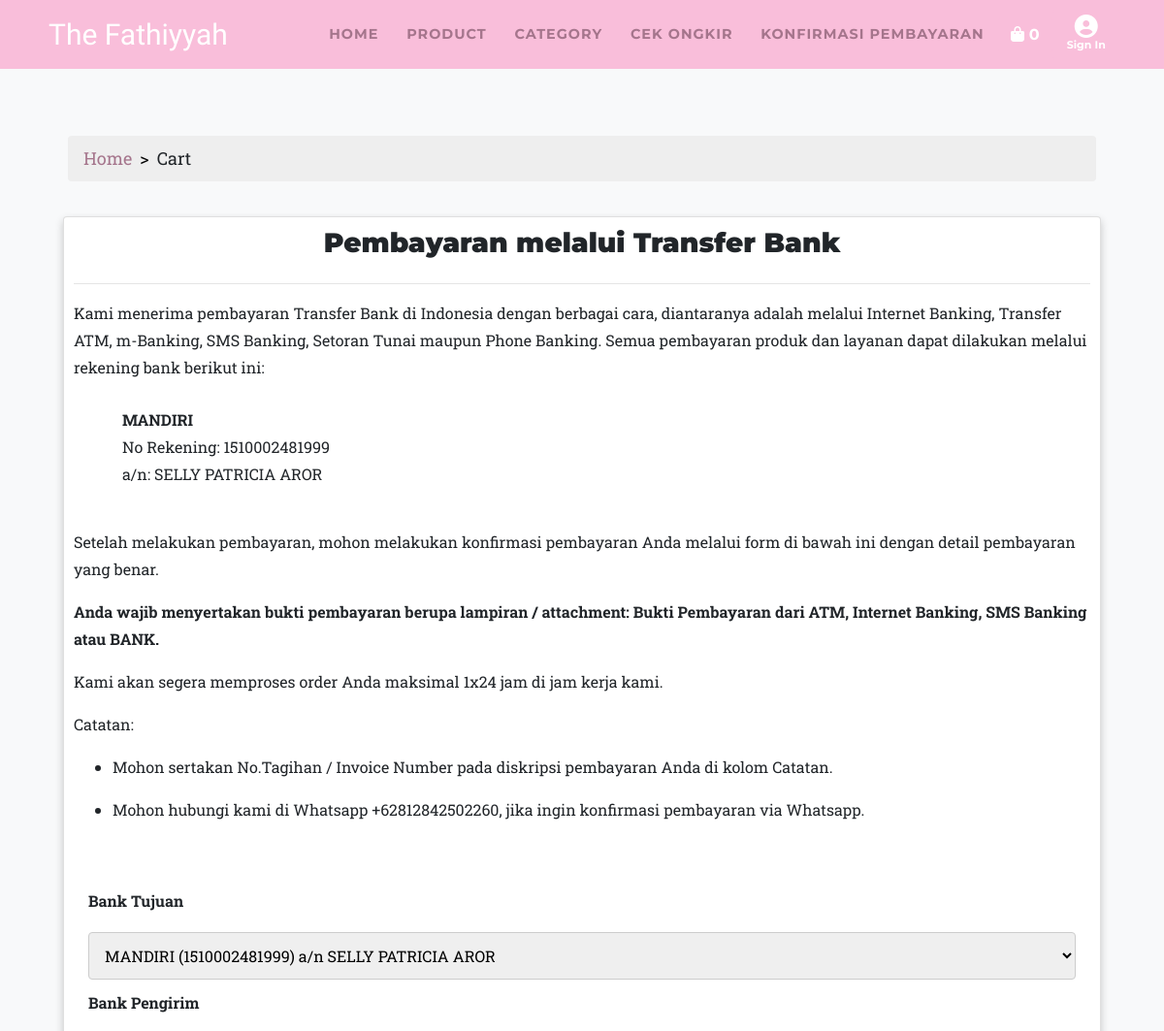
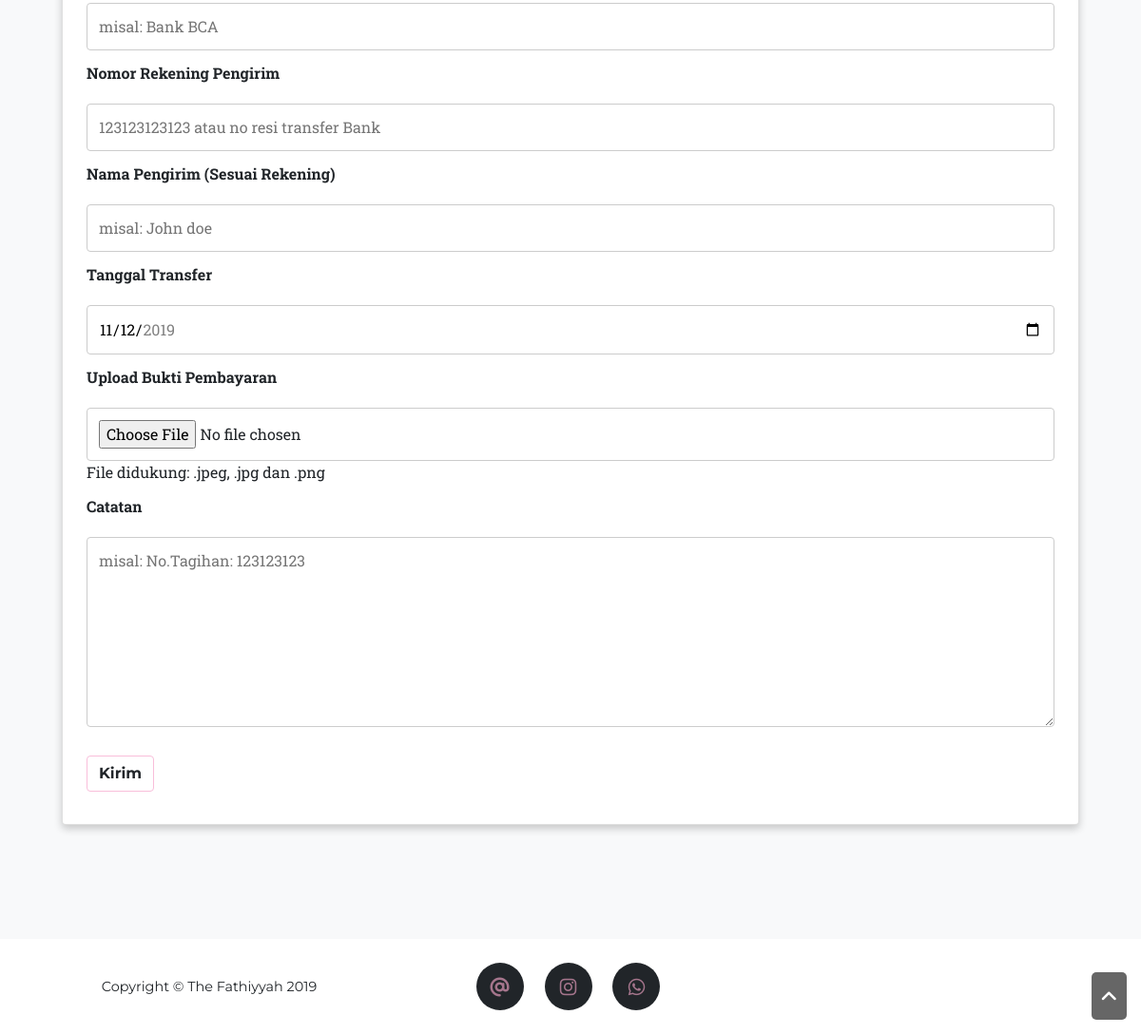
/shop/payment.php, run on the app's committed database (2 pictures, top to bottom).
### tables this page shows
CREATE TABLE `bank_transfer` (
  `id` int(10) NOT NULL,
  `nama_bank` varchar(100) NOT NULL,
  `no_rek` varchar(100) NOT NULL,
  `nama_pemilik` varchar(100) NOT NULL
);

CREATE TABLE `setting` (
  `id` int(225) NOT NULL,
  `judul_website` varchar(225) NOT NULL,
  `url` varchar(225) NOT NULL,
  `icon` varchar(225) NOT NULL,
  `deskripsi` text NOT NULL,
  `alamat` text NOT NULL,
  `email` varchar(225) NOT NULL,
  `ig` varchar(225) NOT NULL,
  `wa` varchar(225) NOT NULL
);

### admin/config.php (called while the page is built, shortened)
 <?php
$servername = "localhost";
$username = "root";
$password = "";
$database = "fathiyyah";
$mysqli = new mysqli($servername, $username, $password, $database);
$query = mysqli_query($mysqli,"SELECT * FROM setting ");
$set = mysqli_fetch_array($query);
function metaheader()
{
    global $mysqli;
    $home = $mysqli->query("SELECT * FROM setting");
}
?>

### shop/payment.php (the view, shortened to what this page needs)
<?php
include '../admin/config.php';
include '../website/header.php';
?>
<section class="bg-light page-section" id="category">
	<div class="container">
		<div class="row" style="padding: 20px">
			<div class="col-md-12 text-center" style="padding: 20px">
				<ul class="breadcrumb">
					<li><a href="<?php echo $set["url"]; ?>">Home</a></li>
					<li class="active">Cart</li>
				</ul>
			</div>
			<div class="col-md-12">
				<div class="card">
					<h3 class="text-center"><b>Pembayaran melalui Transfer Bank</b></h3>
					<hr>
					<p>Kami menerima pembayaran Transfer Bank di Indonesia dengan berbagai cara,
						diantaranya adalah melalui Internet Banking, Transfer ATM, m-Banking, SMS Banking,
						Setoran Tunai maupun Phone Banking.
						Semua pembayaran produk dan layanan dapat dilakukan melalui rekening bank berikut ini:</p>
					<ul style="list-style: none;">
						<?php
						$query = $mysqli->query("SELECT * FROM bank_transfer");
						while ($data = $query->fetch_array()) {
							$bank = $data['nama_bank'];
							$no_rek = $data['no_rek'];
							$pemilik = $data['nama_pemilik'];
							echo '
							<li style="padding:10px">
								<p>
									<b>'.$bank.'</b>
									<br>
									No Rekening: '.$no_rek.'
									<br>
									a/n: '.$pemilik.'
								</p>
							</li>
							';
						}
						?>
					</ul>
					<p>Setelah melakukan pembayaran, mohon melakukan konfirmasi pembayaran Anda melalui form di bawah ini dengan detail pembayaran yang benar.</p>
					<p><b>Anda wajib menyertakan bukti pembayaran berupa lampiran / attachment: Bukti Pembayaran dari ATM, Internet Banking, SMS Banking atau BANK.</b></p>
					<p>Kami akan segera memproses order Anda maksimal 1x24 jam di jam kerja kami.</p>
					<p>Catatan:</p>
					<ul>
						<li>
							<p>Mohon sertakan No.Tagihan / Invoice Number pada diskripsi pembayaran Anda di kolom Catatan.</p>
						</li>
						<li>
							<p>Mohon hubungi kami di Whatsapp <?php echo "+" . $set['wa']; ?>, jika ingin konfirmasi pembayaran via Whatsapp.</p>
						</li>
					</ul>
					<form method="post" class="container" action="" enctype="multipart/form-data">
					<br>
						<label for="bank_tujuan"><b>Bank Tujuan</b></label>
						<select id="bank_tujuan" name="bank_tujuan" required>
						<?php
						$query = $mysqli->query("SELECT * FROM bank_transfer");
						while ($data = $query->fetch_array()) {
							$bank = $data['nama_bank'];
							$no_rek = $data['no_rek'];
							$pemilik = $data['nama_pemilik'];
							echo'<option value="'.$bank.'">'.$bank.' ('.$no_rek.') a/n '.$pemilik.'</option>';
						}
						?>
						</select>
						<br>
						<label for="bank_pengirim"><b>Bank Pengirim</b></label>
						<input type="text" id="bank_pengirim" name="bank_pengirim" placeholder="misal: Bank BCA" required>
						<br>
						<label for="no_rek_pengirim"><b>Nomor Rekening Pengirim</b></label>
						<input type="text" id="no_rek_pengirim" name="no_rek_pengirim" placeholder="123123123123 atau no resi transfer Bank" required>
						<br>
						<label for="nama_pengirim"><b>Nama Pengirim (Sesuai Rekening)</b></label>
						<input type="text" id="nama_pengirim" name="nama_pengirim" placeholder="misal: John doe" required>
						<br>
						<label for="tgl_transfer"><b>Tanggal Transfer</b></label>
						<input type="date" id="tgl_transfer" name="tgl_transfer" min="<?php echo date('Y-m-d',strtotime("-1 month"));?>" max="<?php echo date('Y-m-d');?>" value="<?php echo date('Y-m-d');?>" required>
						<br>
						<label for="bukti_pembayaran"><b>Upload Bukti Pembayaran</b></label>
						<input type="file" id="bukti_pembayaran" name="bukti_pembayaran" required>
						<span>File didukung: .jpeg, .jpg dan .png</span>
						<br>
						<label for="catatan"><b>Catatan</b></label>
						<textarea id="catatan" name="catatan" style="height:200px" placeholder="misal: No.Tagihan: 123123123" required></textarea>
						<br>
						<br>
						<button type="submit" name="payment" class="btn btn-cart">Kirim</button>
						<br>
						<br>
					</form>
				</div>
			</div>
		</div>
	</div>
</section>
<?php
include '../website/footer.php';
?>

### data on the page
bank_transfer: nama_bank "MANDIRI", no_rek "1510002481999", nama_pemilik "SELLY PATRICIA AROR"
setting: wa "62812842502260"

### other printed values
$count['total'] "0"
form field bank_tujuan "MANDIRI (1510002481999) a/n SELLY PATRICIA AROR"
